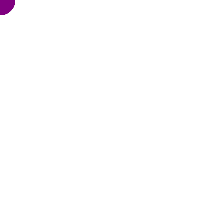
Frame 1 (no input)
Frame 60 (the mouse pressed at the canvas centre just before this capture): identical to frame 1, image omitted
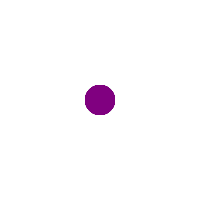
Frame 120 (the mouse held since frame 60 and released just before this capture)

The Processing sketch that drew these frames (run headless with seeded random() and noise(); from frame 60 on, the mouse is pressed at the canvas centre):

// Processing sketch: snakeArrayTest9_7
// ── snakeArrayTest9_7.pde
// Single snake
Snake snake;

void setup() {
  size(200, 200);
  smooth();
  
  // Create one purple snake
  snake = new Snake(color(128, 0, 128), 50, 30);
}

void draw() {
  background(255);
  
  // Update and display the snake
  snake.update(mouseX, mouseY);
  snake.display();
}

// Snake Class
class Snake {
  int[] xpos, ypos;
  color c;
  int trailLength;
  int segmentSize;
  
  Snake(color c_, int trailLength_, int size_) {
    c = c_;
    trailLength = trailLength_;
    segmentSize = size_;
    
    xpos = new int[trailLength];
    ypos = new int[trailLength];
    
    // Initialize all positions
    for (int i = 0; i < trailLength; i++) {
      xpos[i] = 0;
      ypos[i] = 0;
    }
  }
  
  void update(int targetX, int targetY) {
    // Shift all positions forward
    for (int i = 0; i < trailLength - 1; i++) {
      xpos[i] = xpos[i + 1];
      ypos[i] = ypos[i + 1];
    }
    
    // New position at the end
    xpos[trailLength - 1] = targetX;
    ypos[trailLength - 1] = targetY;
  }
  
  void display() {
    for (int i = 0; i < trailLength; i++) {
      noStroke();
      float alpha = map(i, 0, trailLength - 1, 50, 255);
      fill(c, alpha);
      ellipse(xpos[i], ypos[i], segmentSize, segmentSize);
    }
  }
}
